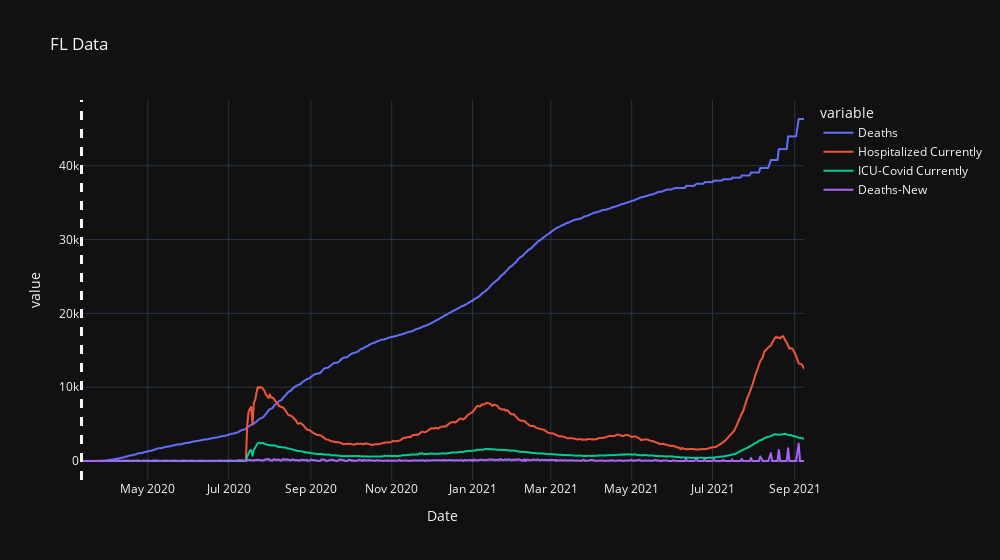

Notebook source saved alongside this figure:
### Code cell
pfig = px.line(FL,y=plot_cols,width=1000,title="FL Data")
pfig.add_vline(first_ts,line_width=3,line_dash="dash",name='Start')
pfig.show()

### Figure 1 — Plotly figure (JSON) as saved in the notebook; plotly's stock layout.template omitted (floating-point values rounded to 4 significant figures; data arrays with more than 128 entries replaced by an {"elided": "..."} marker saying what was removed)
{"data": [{"hovertemplate": "variable=Deaths<br>Date=%{x}<br>value=%{y}<extra></extra>", "legendgroup": "Deaths", "line": {"color": "#636efa", "dash": "solid"}, "marker": {"symbol": "circle"}, "mode": "lines", "name": "Deaths", "showlegend": true, "type": "scattergl", "x": {"elided": "546 str values"}, "xaxis": "x", "y": {"elided": "546 int values"}, "yaxis": "y"}, {"hovertemplate": "variable=Hospitalized Currently<br>Date=%{x}<br>value=%{y}<extra></extra>", "legendgroup": "Hospitalized Currently", "line": {"color": "#EF553B", "dash": "solid"}, "marker": {"symbol": "circle"}, "mode": "lines", "name": "Hospitalized Currently", "showlegend": true, "type": "scattergl", "x": {"elided": "546 str values"}, "xaxis": "x", "y": {"elided": "546 int values"}, "yaxis": "y"}, {"hovertemplate": "variable=ICU-Covid Currently<br>Date=%{x}<br>value=%{y}<extra></extra>", "legendgroup": "ICU-Covid Currently", "line": {"color": "#00cc96", "dash": "solid"}, "marker": {"symbol": "circle"}, "mode": "lines", "name": "ICU-Covid Currently", "showlegend": true, "type": "scattergl", "x": {"elided": "546 str values"}, "xaxis": "x", "y": {"elided": "546 int values"}, "yaxis": "y"}, {"hovertemplate": "variable=Deaths-New<br>Date=%{x}<br>value=%{y}<extra></extra>", "legendgroup": "Deaths-New", "line": {"color": "#ab63fa", "dash": "solid"}, "marker": {"symbol": "circle"}, "mode": "lines", "name": "Deaths-New", "showlegend": true, "type": "scattergl", "x": {"elided": "546 str values"}, "xaxis": "x", "y": {"elided": "546 int values"}, "yaxis": "y"}], "layout": {"legend": {"title": {"text": "variable"}, "tracegroupgap": 0}, "shapes": [{"line": {"dash": "dash", "width": 3}, "name": "Start", "type": "line", "x0": "2020-03-12T00:00:00", "x1": "2020-03-12T00:00:00", "xref": "x", "y0": 0, "y1": 1, "yref": "y domain"}], "title": {"text": "FL Data"}, "width": 1000, "xaxis": {"anchor": "y", "domain": [0, 1], "title": {"text": "Date"}}, "yaxis": {"anchor": "x", "domain": [0, 1], "title": {"text": "value"}}}}
